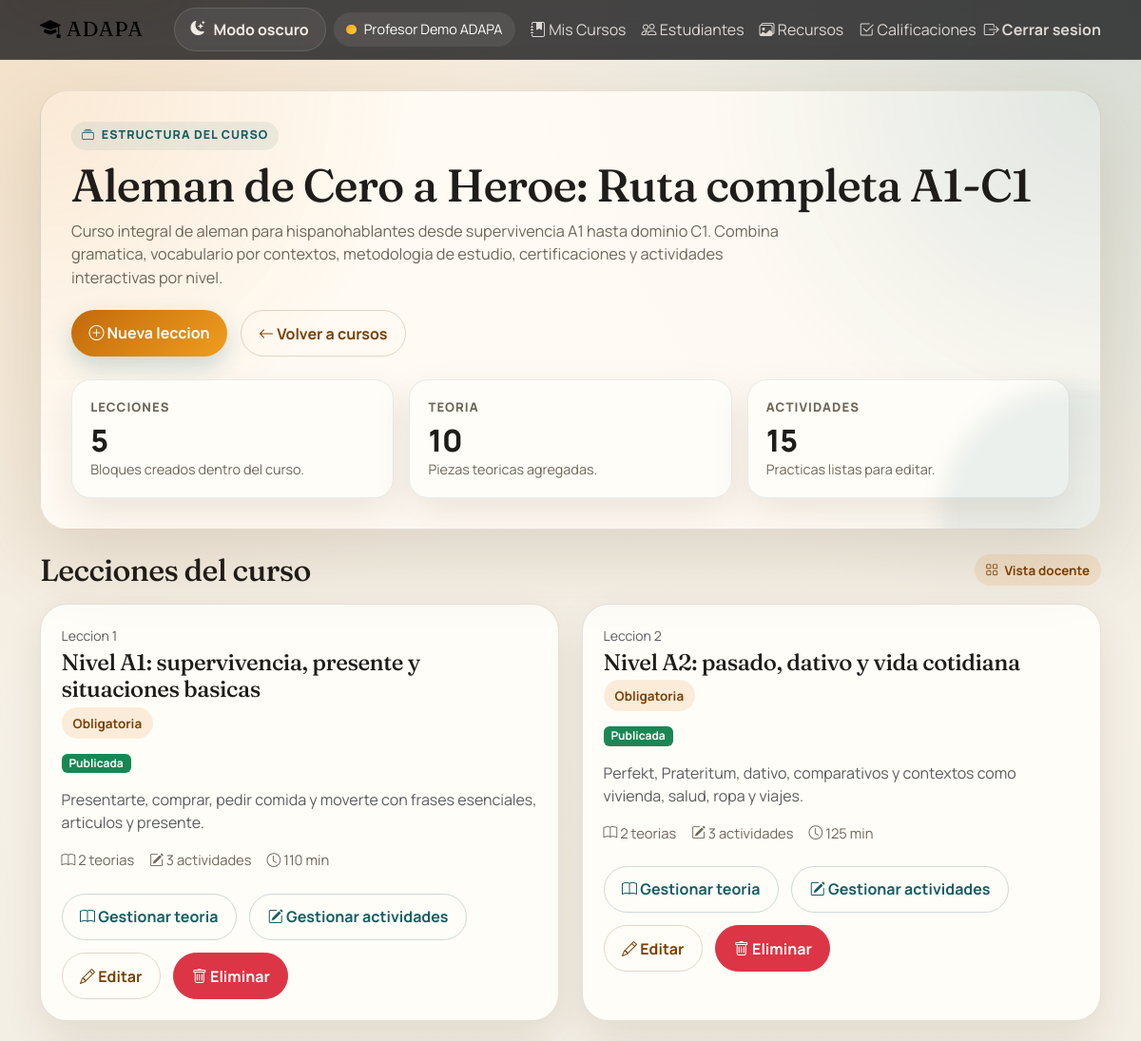
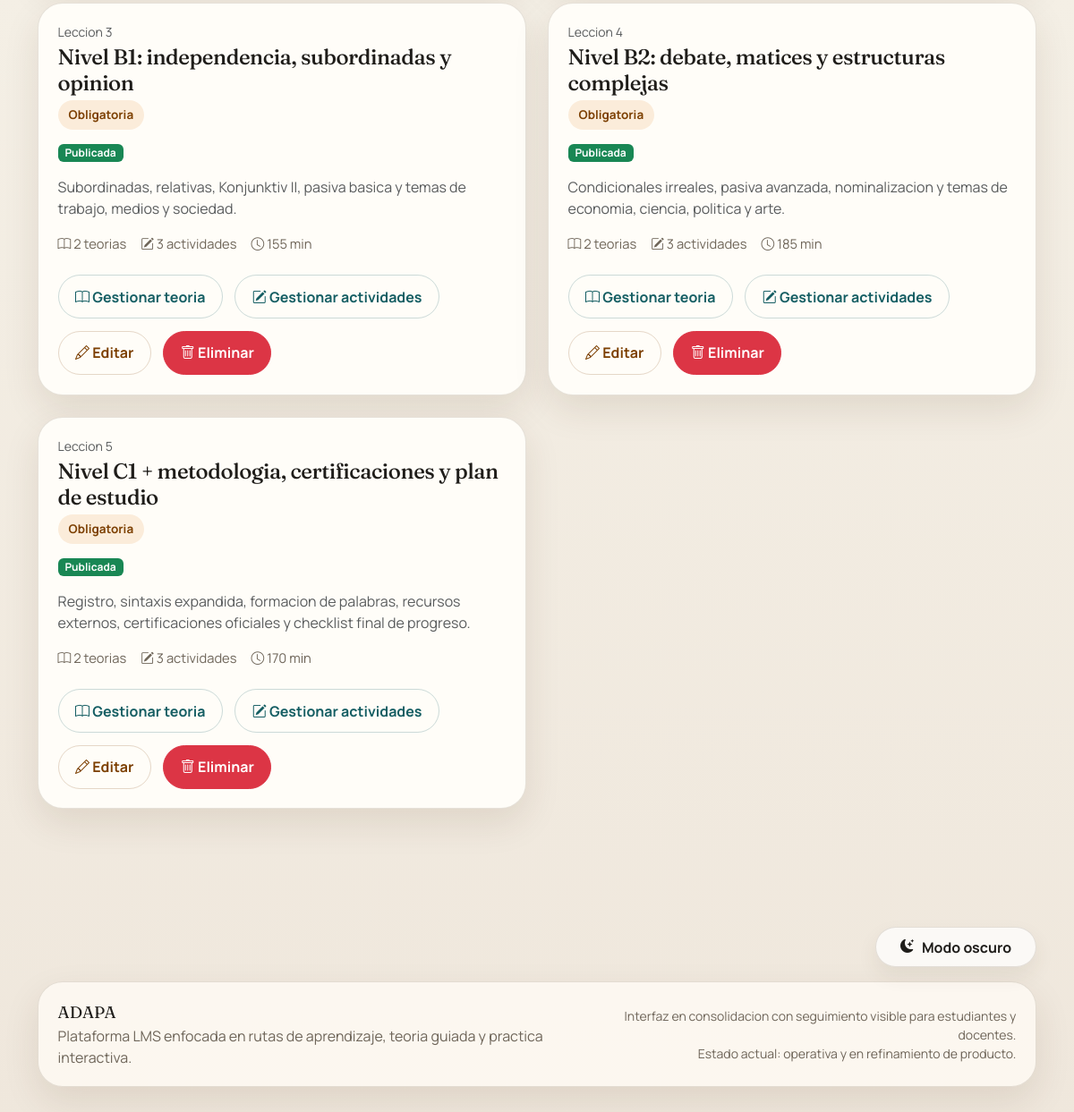
/profesor/cursos/14/lecciones (signed in), run on the app's committed database (2 pictures, top to bottom).
### tables this page shows
CREATE TABLE `cursos` (
  `id` int(11) NOT NULL AUTO_INCREMENT,
  `instancia_id` int(11) NOT NULL,
  `plantilla_pensum_id` int(11) DEFAULT NULL,
  `creado_por` int(11) NOT NULL,
  `titulo` varchar(255) NOT NULL,
  `descripcion` text DEFAULT NULL,
  `idioma` enum('ingles','frances','aleman') NOT NULL,
  `idioma_objetivo` varchar(32) DEFAULT NULL,
  `idioma_ensenanza` varchar(32) NOT NULL DEFAULT 'espanol',
  `portada_media_id` int(11) DEFAULT NULL,
  `nivel_cefr_desde` enum('A1','A2','B1','B2','C1','C2') DEFAULT NULL,
  `nivel_cefr_hasta` enum('A1','A2','B1','B2','C1','C2') DEFAULT NULL,
  `nivel_cefr` enum('A1','A2','B1','B2','C1','C2') NOT NULL,
  `modalidad` enum('perpetuo','ciclo') NOT NULL,
  `fecha_inicio` date DEFAULT NULL,
  `fecha_fin` date DEFAULT NULL,
  `duracion_semanas` int(11) DEFAULT NULL,
  `es_publico` tinyint(1) NOT NULL DEFAULT 0,
  `requiere_codigo` tinyint(1) NOT NULL DEFAULT 0,
  `codigo_acceso` varchar(255) DEFAULT NULL,
  `tipo_codigo` enum('unico_curso','por_estudiante','combo_grupo') DEFAULT NULL,
  `inscripcion_abierta` tinyint(1) NOT NULL DEFAULT 1,
  `fecha_cierre_inscripcion` date DEFAULT NULL,
  `max_estudiantes` int(11) NOT NULL DEFAULT 0,
  `estado` enum('preparacion','activo','pausado','finalizado','archivado') NOT NULL DEFAULT 'preparacion',
  `notificar_profesor_completada` tinyint(1) NOT NULL DEFAULT 1,
  `notificar_profesor_atascado` tinyint(1) NOT NULL DEFAULT 1,
  `fecha_creacion` timestamp NOT NULL DEFAULT current_timestamp(),
  `fecha_modificacion` timestamp NOT NULL DEFAULT current_timestamp() ON UPDATE current_timestamp(),
  PRIMARY KEY (`id`),
  KEY `instancia_id` (`instancia_id`),
  KEY `plantilla_pensum_id` (`plantilla_pensum_id`),
  KEY `creado_por` (`creado_por`),
  KEY `estado` (`estado`),
  KEY `idioma_nivel` (`idioma`,`nivel_cefr`),
  KEY `idx_cursos_publicos` (`es_publico`,`estado`),
  KEY `fk_cursos_portada_media` (`portada_media_id`),
  CONSTRAINT `cursos_ibfk_1` FOREIGN KEY (`instancia_id`) REFERENCES `instancias` (`id`),
  CONSTRAINT `cursos_ibfk_2` FOREIGN KEY (`plantilla_pensum_id`) REFERENCES `plantillas_pensum` (`id`),
  CONSTRAINT `cursos_ibfk_3` FOREIGN KEY (`creado_por`) REFERENCES `usuarios` (`id`),
  CONSTRAINT `fk_cursos_portada_media` FOREIGN KEY (`portada_media_id`) REFERENCES `media_recursos` (`id`) ON DELETE SET NULL
);

CREATE TABLE `lecciones` (
  `id` int(11) NOT NULL AUTO_INCREMENT,
  `curso_id` int(11) NOT NULL,
  `titulo` varchar(255) NOT NULL,
  `descripcion` text DEFAULT NULL,
  `orden` int(11) NOT NULL DEFAULT 0,
  `duracion_minutos` int(11) DEFAULT NULL,
  `es_obligatoria` tinyint(1) NOT NULL DEFAULT 1,
  `estado` enum('borrador','publicada','archivada') NOT NULL DEFAULT 'borrador',
  `fecha_creacion` timestamp NOT NULL DEFAULT current_timestamp(),
  `fecha_actualizacion` timestamp NOT NULL DEFAULT current_timestamp() ON UPDATE current_timestamp(),
  PRIMARY KEY (`id`),
  KEY `curso_id` (`curso_id`),
  KEY `idx_lecciones_orden` (`curso_id`,`orden`),
  CONSTRAINT `lecciones_ibfk_1` FOREIGN KEY (`curso_id`) REFERENCES `cursos` (`id`) ON DELETE CASCADE
);

### views/profesor/lecciones/index.php (the view, shortened to what the rows shown need)
<?php
function getEstadoColor($estado) {
    switch ($estado) {
        case 'publicada': return 'success';
    }
}
function getEstadoTexto($estado) {
    switch ($estado) {
        case 'publicada': return 'Publicada';
    }
}
?>
<?php require_once __DIR__ . '/../../partials/header.php'; ?>
<div class="container">
    <section class="page-hero mb-4">
        <span class="eyebrow"><i class="bi bi-collection"></i> Estructura del curso</span>
        <h1 class="page-title"><?php echo htmlspecialchars($curso->titulo); ?></h1>
        <p class="page-subtitle"><?php echo nl2br(htmlspecialchars($curso->descripcion)); ?></p>
        <div class="hero-actions">
            <?php if (!empty($puedeCrearLeccion)): ?>
                <a href="<?php echo url('/profesor/cursos/' . $curso->id . '/lecciones/create'); ?>" class="btn btn-success">
                    <i class="bi bi-plus-circle"></i> Nueva leccion
                </a>
            <?php else: ?>
                <button type="button" class="btn btn-outline-secondary" disabled>
                    <i class="bi bi-lock"></i> Limite de lecciones alcanzado
                </button>
            <?php endif; ?>
            <a href="<?php echo url('/profesor/cursos'); ?>" class="btn btn-outline-secondary">
                <i class="bi bi-arrow-left"></i> Volver a cursos
            </a>
        </div>
        <div class="metric-grid">
            <div class="metric-card">
                <div class="metric-label">Lecciones</div>
                <div class="metric-value"><?php echo count($lecciones); ?></div>
                <div class="metric-note">Bloques creados dentro del curso.</div>
            </div>
            <div class="metric-card">
                <div class="metric-label">Teoria</div>
                <div class="metric-value"><?php echo array_reduce($lecciones, fn($carry, $item) => $carry + (int) $item->total_teorias, 0); ?></div>
                <div class="metric-note">Piezas teoricas agregadas.</div>
            </div>
            <div class="metric-card">
                <div class="metric-label">Actividades</div>
                <div class="metric-value"><?php echo array_reduce($lecciones, fn($carry, $item) => $carry + (int) $item->total_actividades, 0); ?></div>
                <div class="metric-note">Practicas listas para editar.</div>
            </div>
        </div>
    </section>
    <?php if (empty($lecciones)): ?>
        <div class="panel">
            <div class="panel-body">
                <h2 class="h4">Todavia no hay lecciones</h2>
                <p class="mb-3">Crea la primera leccion para empezar a construir el recorrido del curso.</p>
                <?php if (!empty($puedeCrearLeccion)): ?>
                    <a href="<?php echo url('/profesor/cursos/' . $curso->id . '/lecciones/create'); ?>" class="btn btn-primary">
                        <i class="bi bi-plus-circle"></i> Crear primera leccion
                    </a>
                <?php endif; ?>
            </div>
        </div>
    <?php else: ?>
        <section>
            <div class="section-title">
                <h2>Lecciones del curso</h2>
                <span class="soft-badge"><i class="bi bi-grid"></i> Vista docente</span>
            </div>
            <div class="row g-4">
                <?php foreach ($lecciones as $leccion): ?>
                    <div class="col-xl-6">
                        <article class="surface-card">
                            <div class="card-body">
                                <div class="d-flex justify-content-between align-items-start gap-3 mb-3 flex-wrap">
                                    <div>
                                        <div class="small text-muted mb-1">Leccion <?php echo (int) $leccion->orden; ?></div>
                                        <h3 class="h4 mb-1"><?php echo htmlspecialchars($leccion->titulo); ?></h3>
                                        <?php if ($leccion->es_obligatoria): ?>
                                            <span class="soft-badge">Obligatoria</span>
                                        <?php endif; ?>
                                    </div>
                                    <span class="badge bg-<?php echo getEstadoColor($leccion->estado); ?>"><?php echo htmlspecialchars(getEstadoTexto($leccion->estado)); ?></span>
                                </div>
                                <p class="text-muted mb-3"><?php echo nl2br(htmlspecialchars($leccion->descripcion)); ?></p>
                                <div class="course-meta">
                                    <span><i class="bi bi-book"></i> <?php echo (int) $leccion->total_teorias; ?> teorias</span>
                                    <span><i class="bi bi-pencil-square"></i> <?php echo (int) $leccion->total_actividades; ?> actividades</span>
                                    <?php if ($leccion->duracion_minutos): ?>
                                        <span><i class="bi bi-clock"></i> <?php echo (int) $leccion->duracion_minutos; ?> min</span>
                                    <?php endif; ?>
                                </div>
                                <div class="responsive-actions mt-4">
                                    <a href="<?php echo url('/profesor/lecciones/' . $leccion->id . '/teoria'); ?>" class="btn btn-outline-primary">
                                        <i class="bi bi-book"></i> Gestionar teoria
                                    </a>
                                    <a href="<?php echo url('/profesor/lecciones/' . $leccion->id . '/actividades'); ?>" class="btn btn-outline-primary">
                                        <i class="bi bi-pencil-square"></i> Gestionar actividades
                                    </a>
                                    <a href="<?php echo url('/profesor/lecciones/edit/' . $leccion->id); ?>" class="btn btn-outline-secondary">
                                        <i class="bi bi-pencil"></i> Editar
                                    </a>
                                    <form method="POST" action="<?php echo url('/profesor/lecciones/delete/' . $leccion->id); ?>" onsubmit="return confirm('Estas seguro de eliminar esta leccion? Se eliminaran tambien las teorias y actividades asociadas.');">
                                        <button type="submit" class="btn btn-danger">
                                            <i class="bi bi-trash"></i> Eliminar
                                        </button>
                                    </form>
                                </div>
                            </div>
                        </article>
                    </div>
                <?php endforeach; ?>
            </div>
        </section>
    <?php endif; ?>
</div>
<?php require_once __DIR__ . '/../../partials/footer.php'; ?>

### core/Router.php (shortened to what the rows shown need)
<?php
class Router {
    private $routes = [];
    private $basePath;
    public function __construct() {
        $this->basePath = BASE_URL;
    }
    public function add($method, $route, $controller, $action) {
        $this->routes[$method][$route] = ['controller' => $controller, 'action' => $action];
    }
    public function dispatch($uri, $method) {
        $uri = $this->removeBasePath($uri);
        foreach ($this->routes[$method] as $route => $routeInfo) {
            $pattern = preg_replace('/\{[^}]+\}/', '([^/]+)', $route);
            $pattern = '#^' . $pattern . '$#';
            if (preg_match($pattern, $uri, $matches)) {
                array_shift($matches);
                $action = $routeInfo['action'];
                $controllerInstance = new $controllerClass();
                if (method_exists($controllerInstance, $action)) {
                    call_user_func_array([$controllerInstance, $action], $matches);
                } else {
                    http_response_code(404);
                    echo "404 Method Not Found";
                }
                return;
            }
        }
    }
    private function removeBasePath($uri) {
        if (strpos($uri, $this->basePath) === 0) {
            $uri = substr($uri, strlen($this->basePath));
        }
        return $uri;
    }
}

### data on the page
cursos: titulo "Aleman de Cero a Heroe: Ruta completa A1-C1", descripcion "Curso integral de aleman para hispanohablantes desde supervivencia A1 hasta dominio C1. Combina gramatica, vocabulario por contextos, metodologia de estudio, certificaciones y actividades interactivas por nivel."
lecciones: orden "1", titulo "Nivel A1: supervivencia, presente y situaciones basicas", es_obligatoria "Obligatoria", estado "Publicada", descripcion "Presentarte, comprar, pedir comida y moverte con frases esenciales, articulos y presente.", total_teorias "2", total_actividades "3", duracion_minutos "110"
lecciones: orden "2", titulo "Nivel A2: pasado, dativo y vida cotidiana", es_obligatoria "Obligatoria", estado "Publicada", descripcion "Perfekt, Prateritum, dativo, comparativos y contextos como vivienda, salud, ropa y viajes.", total_teorias "2", total_actividades "3", duracion_minutos "125"
lecciones: orden "3", titulo "Nivel B1: independencia, subordinadas y opinion", es_obligatoria "Obligatoria", estado "Publicada", descripcion "Subordinadas, relativas, Konjunktiv II, pasiva basica y temas de trabajo, medios y sociedad.", total_teorias "2", total_actividades "3", duracion_minutos "155"
lecciones: orden "4", titulo "Nivel B2: debate, matices y estructuras complejas", es_obligatoria "Obligatoria", estado "Publicada", descripcion "Condicionales irreales, pasiva avanzada, nominalizacion y temas de economia, ciencia, politica y arte.", total_teorias "2", total_actividades "3", duracion_minutos "185"
lecciones: orden "5", titulo "Nivel C1 + metodologia, certificaciones y plan de estudio", es_obligatoria "Obligatoria", estado "Publicada", descripcion "Registro, sintaxis expandida, formacion de palabras, recursos externos, certificaciones oficiales y checklist final de progreso.", total_teorias "2", total_actividades "3", duracion_minutos "170"

### other printed values
count($lecciones) "5"
